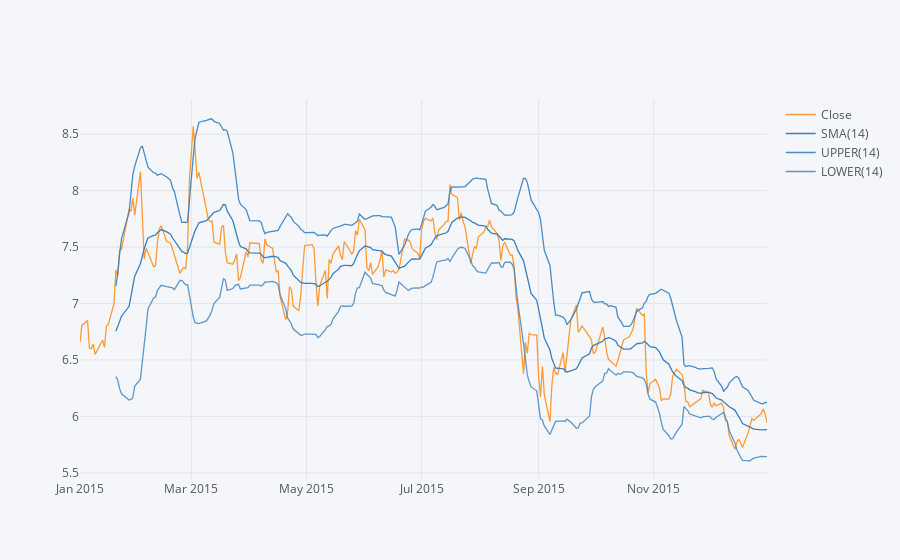

The notebook cell saved with this chart:
### Markdown cell above
Bollinger Band Plot for Axis Bank for the year 2015

### Code cell
AXISBANK['Close'].loc[date(2015,1,1):date(2016,1,1)].ta_plot(study='boll')

### Figure 1 — Plotly figure (JSON) as saved in the notebook; plotly's stock layout.template omitted (floating-point values rounded to 4 significant figures; data arrays with more than 128 entries replaced by an {"elided": "..."} marker saying what was removed)
{"data": [{"line": {"color": "rgba(255, 153, 51, 1.0)", "dash": "solid", "shape": "linear", "width": 1.3}, "mode": "lines", "name": "Close", "text": "", "type": "scatter", "x": {"elided": "248 str values"}, "y": {"elided": "248 float values"}}, {"line": {"color": "rgba(55, 128, 191, 1.0)", "dash": "solid", "shape": "linear", "width": 1.3}, "mode": "lines", "name": "SMA(14)", "text": "", "type": "scatter", "x": {"elided": "248 str values"}, "y": {"elided": "248 mixed values"}}, {"line": {"color": "rgba(55, 128, 191, 0.8999999999999999)", "dash": "solid", "shape": "linear", "width": 1.3}, "mode": "lines", "name": "UPPER(14)", "text": "", "type": "scatter", "x": {"elided": "248 str values"}, "y": {"elided": "248 mixed values"}}, {"line": {"color": "rgba(55, 128, 191, 0.7999999999999998)", "dash": "solid", "shape": "linear", "width": 1.3}, "mode": "lines", "name": "LOWER(14)", "text": "", "type": "scatter", "x": {"elided": "248 str values"}, "y": {"elided": "248 mixed values"}}], "layout": {"legend": {"bgcolor": "#F5F6F9", "font": {"color": "#4D5663"}}, "paper_bgcolor": "#F5F6F9", "plot_bgcolor": "#F5F6F9", "title": {"font": {"color": "#4D5663"}}, "xaxis": {"gridcolor": "#E1E5ED", "showgrid": true, "tickfont": {"color": "#4D5663"}, "title": {"font": {"color": "#4D5663"}, "text": ""}, "zerolinecolor": "#E1E5ED"}, "yaxis": {"gridcolor": "#E1E5ED", "showgrid": true, "tickfont": {"color": "#4D5663"}, "title": {"font": {"color": "#4D5663"}, "text": ""}, "zerolinecolor": "#E1E5ED"}}}
